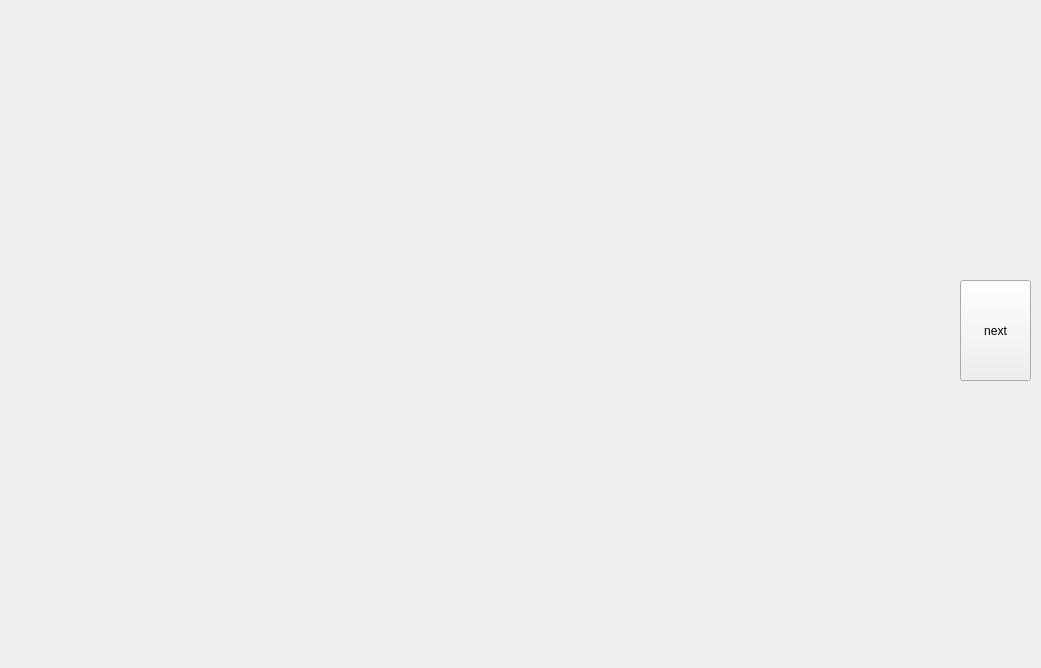
<?xml version="1.0" encoding="UTF-8"?>
<ui version="4.0">
 <class>startwindow</class>
 <widget class="QWidget" name="startwindow">
  <property name="geometry">
   <rect>
    <x>0</x>
    <y>0</y>
    <width>1041</width>
    <height>668</height>
   </rect>
  </property>
  <property name="windowTitle">
   <string>Form</string>
  </property>
  <widget class="QStackedWidget" name="stackedWidget">
   <property name="geometry">
    <rect>
     <x>0</x>
     <y>0</y>
     <width>941</width>
     <height>671</height>
    </rect>
   </property>
   <widget class="QWidget" name="page">
    <widget class="QLabel" name="label_4">
     <property name="geometry">
      <rect>
       <x>0</x>
       <y>0</y>
       <width>941</width>
       <height>671</height>
      </rect>
     </property>
     <property name="text">
      <string/>
     </property>
     <property name="pixmap">
      <pixmap>../塔防/键盘侠/捕获.PNG</pixmap>
     </property>
     <property name="scaledContents">
      <bool>true</bool>
     </property>
    </widget>
   </widget>
   <widget class="QWidget" name="page_2">
    <widget class="QLabel" name="label_3">
     <property name="geometry">
      <rect>
       <x>0</x>
       <y>0</y>
       <width>941</width>
       <height>671</height>
      </rect>
     </property>
     <property name="text">
      <string/>
     </property>
     <property name="pixmap">
      <pixmap>../塔防/键盘侠/641.jpg</pixmap>
     </property>
     <property name="scaledContents">
      <bool>true</bool>
     </property>
    </widget>
   </widget>
   <widget class="QWidget" name="page_3">
    <widget class="QLabel" name="label_2">
     <property name="geometry">
      <rect>
       <x>0</x>
       <y>0</y>
       <width>941</width>
       <height>661</height>
      </rect>
     </property>
     <property name="text">
      <string/>
     </property>
     <property name="pixmap">
      <pixmap>../塔防/键盘侠/pag3.jpg</pixmap>
     </property>
     <property name="scaledContents">
      <bool>true</bool>
     </property>
    </widget>
   </widget>
   <widget class="QWidget" name="page_4">
    <widget class="QLabel" name="label_5">
     <property name="geometry">
      <rect>
       <x>1</x>
       <y>0</y>
       <width>351</width>
       <height>321</height>
      </rect>
     </property>
     <property name="text">
      <string/>
     </property>
     <property name="pixmap">
      <pixmap>../塔防/键盘侠/1.jpg</pixmap>
     </property>
     <property name="scaledContents">
      <bool>true</bool>
     </property>
    </widget>
    <widget class="QLabel" name="label_6">
     <property name="geometry">
      <rect>
       <x>490</x>
       <y>0</y>
       <width>331</width>
       <height>321</height>
      </rect>
     </property>
     <property name="text">
      <string/>
     </property>
     <property name="pixmap">
      <pixmap>../塔防/键盘侠/22.jpg</pixmap>
     </property>
     <property name="scaledContents">
      <bool>true</bool>
     </property>
    </widget>
    <widget class="QLabel" name="label_7">
     <property name="geometry">
      <rect>
       <x>1</x>
       <y>344</y>
       <width>351</width>
       <height>311</height>
      </rect>
     </property>
     <property name="text">
      <string/>
     </property>
     <property name="pixmap">
      <pixmap>../塔防/键盘侠/3.jpg</pixmap>
     </property>
     <property name="scaledContents">
      <bool>true</bool>
     </property>
    </widget>
    <widget class="QLabel" name="label_8">
     <property name="geometry">
      <rect>
       <x>490</x>
       <y>340</y>
       <width>331</width>
       <height>311</height>
      </rect>
     </property>
     <property name="text">
      <string/>
     </property>
     <property name="pixmap">
      <pixmap>../塔防/键盘侠/44.jpg</pixmap>
     </property>
     <property name="scaledContents">
      <bool>true</bool>
     </property>
    </widget>
    <widget class="QPushButton" name="pushButton1">
     <property name="geometry">
      <rect>
       <x>360</x>
       <y>157</y>
       <width>93</width>
       <height>41</height>
      </rect>
     </property>
     <property name="text">
      <string>GO</string>
     </property>
    </widget>
    <widget class="QPushButton" name="pushButton2">
     <property name="geometry">
      <rect>
       <x>830</x>
       <y>160</y>
       <width>93</width>
       <height>41</height>
      </rect>
     </property>
     <property name="text">
      <string>GO</string>
     </property>
    </widget>
    <widget class="QPushButton" name="pushButton4">
     <property name="geometry">
      <rect>
       <x>840</x>
       <y>447</y>
       <width>93</width>
       <height>41</height>
      </rect>
     </property>
     <property name="text">
      <string>GO</string>
     </property>
    </widget>
    <widget class="QPushButton" name="pushButton3">
     <property name="geometry">
      <rect>
       <x>360</x>
       <y>450</y>
       <width>93</width>
       <height>41</height>
      </rect>
     </property>
     <property name="text">
      <string>GO</string>
     </property>
    </widget>
   </widget>
  </widget>
  <widget class="QPushButton" name="change">
   <property name="geometry">
    <rect>
     <x>960</x>
     <y>280</y>
     <width>71</width>
     <height>101</height>
    </rect>
   </property>
   <property name="text">
    <string>next</string>
   </property>
  </widget>
 </widget>
 <resources/>
 <connections/>
</ui>
